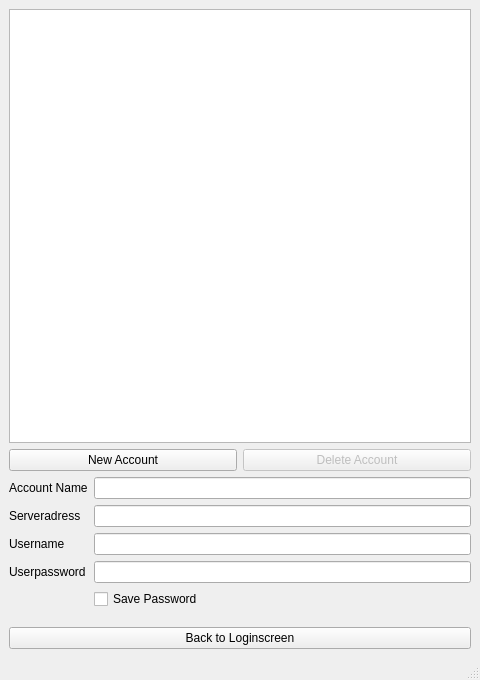
<?xml version="1.0" encoding="UTF-8"?>
<ui version="4.0">
 <class>MainWindow</class>
 <widget class="QMainWindow" name="MainWindow">
  <property name="geometry">
   <rect>
    <x>0</x>
    <y>0</y>
    <width>480</width>
    <height>680</height>
   </rect>
  </property>
  <property name="minimumSize">
   <size>
    <width>480</width>
    <height>0</height>
   </size>
  </property>
  <property name="maximumSize">
   <size>
    <width>480</width>
    <height>16777215</height>
   </size>
  </property>
  <property name="windowTitle">
   <string>Viur Accountmanager</string>
  </property>
  <property name="windowIcon">
   <iconset>
    <normaloff>icons/windowicon.png</normaloff>icons/windowicon.png</iconset>
  </property>
  <widget class="QWidget" name="centralwidget">
   <layout class="QVBoxLayout" name="verticalLayout_2">
    <item>
     <layout class="QVBoxLayout" name="verticalLayout">
      <item>
       <widget class="QListWidget" name="acclistWidget">
        <property name="minimumSize">
         <size>
          <width>450</width>
          <height>250</height>
         </size>
        </property>
       </widget>
      </item>
      <item>
       <layout class="QHBoxLayout" name="horizontalLayout_3">
        <item>
         <widget class="QPushButton" name="addAccBTN">
          <property name="text">
           <string>New Account</string>
          </property>
          <property name="icon">
           <iconset>
            <normaloff>icons/actions/add_white.png</normaloff>icons/actions/add_white.png</iconset>
          </property>
         </widget>
        </item>
        <item>
         <widget class="QPushButton" name="delAccBTN">
          <property name="enabled">
           <bool>false</bool>
          </property>
          <property name="text">
           <string>Delete Account</string>
          </property>
          <property name="icon">
           <iconset>
            <normaloff>icons/actions/delete_white.png</normaloff>icons/actions/delete_white.png</iconset>
          </property>
         </widget>
        </item>
       </layout>
      </item>
     </layout>
    </item>
    <item>
     <layout class="QFormLayout" name="formLayout">
      <property name="fieldGrowthPolicy">
       <enum>QFormLayout::AllNonFixedFieldsGrow</enum>
      </property>
      <item row="3" column="0">
       <widget class="QLabel" name="label">
        <property name="text">
         <string>Account Name</string>
        </property>
       </widget>
      </item>
      <item row="3" column="1">
       <widget class="QLineEdit" name="editAccountName"/>
      </item>
      <item row="5" column="0">
       <widget class="QLabel" name="label_2">
        <property name="text">
         <string>Serveradress</string>
        </property>
       </widget>
      </item>
      <item row="5" column="1">
       <widget class="QLineEdit" name="editUrl"/>
      </item>
      <item row="6" column="0">
       <widget class="QLabel" name="label_5">
        <property name="text">
         <string>Username</string>
        </property>
       </widget>
      </item>
      <item row="6" column="1">
       <widget class="QLineEdit" name="editUserName"/>
      </item>
      <item row="10" column="1">
       <layout class="QHBoxLayout" name="horizontalLayout_2"/>
      </item>
      <item row="16" column="0">
       <layout class="QHBoxLayout" name="horizontalLayout"/>
      </item>
      <item row="7" column="1">
       <widget class="QLineEdit" name="editPassword">
        <property name="enabled">
         <bool>true</bool>
        </property>
        <property name="echoMode">
         <enum>QLineEdit::Password</enum>
        </property>
       </widget>
      </item>
      <item row="7" column="0">
       <widget class="QLabel" name="label_3">
        <property name="text">
         <string>Userpassword</string>
        </property>
       </widget>
      </item>
      <item row="8" column="1">
       <widget class="QCheckBox" name="accSavePWcheckBox">
        <property name="text">
         <string>Save Password</string>
        </property>
       </widget>
      </item>
     </layout>
    </item>
    <item>
     <layout class="QVBoxLayout" name="verticalLayout_3">
      <item>
       <widget class="QPushButton" name="FinishedBTN">
        <property name="text">
         <string>Back to Loginscreen</string>
        </property>
        <property name="icon">
         <iconset>
          <normaloff>icons/success_transparent.png</normaloff>icons/success_transparent.png</iconset>
        </property>
       </widget>
      </item>
     </layout>
    </item>
   </layout>
  </widget>
  <widget class="QMenuBar" name="menubar">
   <property name="geometry">
    <rect>
     <x>0</x>
     <y>0</y>
     <width>480</width>
     <height>22</height>
    </rect>
   </property>
  </widget>
  <widget class="QStatusBar" name="statusbar"/>
 </widget>
 <resources/>
 <connections/>
</ui>
